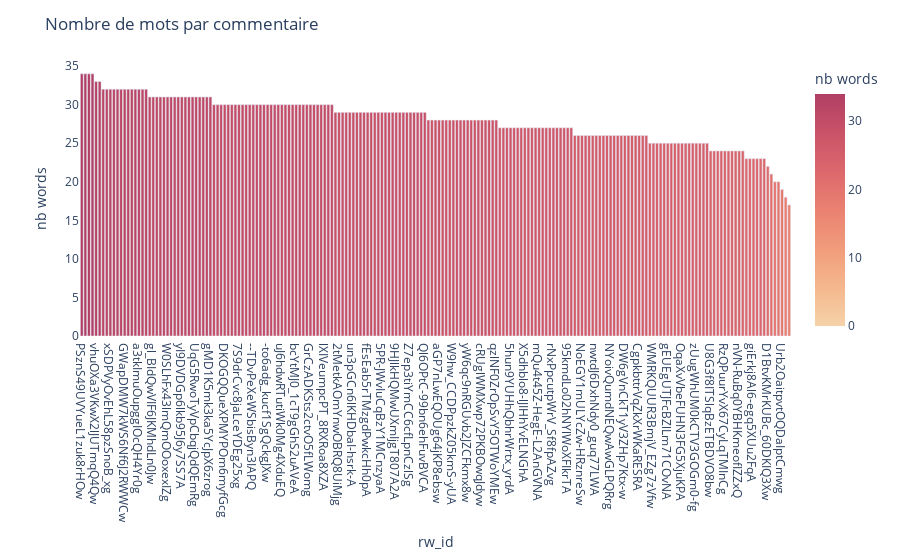

The code cell stored with this chart in its notebook:
### Code cell
graph = reviews.sort_values(by='nb_words', ascending=False)
pk.graph_intv_bar(graph, 'rw_id', 'nb_words', "rw_id", "nb words", 'redor', "Nombre de mots par commentaire")

### Figure 1 — Plotly figure (JSON) as saved in the notebook; plotly's stock layout.template omitted (floating-point values rounded to 4 significant figures; data arrays with more than 128 entries replaced by an {"elided": "..."} marker saying what was removed)
{"data": [{"alignmentgroup": "True", "hovertemplate": "rw_id=%{x}<br>nb words=%{marker.color}<extra></extra>", "legendgroup": "", "marker": {"color": {"elided": "200 int values"}, "coloraxis": "coloraxis", "pattern": {"shape": ""}}, "name": "", "offsetgroup": "", "orientation": "v", "showlegend": false, "textposition": "auto", "type": "bar", "x": {"elided": "200 str values"}, "xaxis": "x", "y": {"elided": "200 int values"}, "yaxis": "y"}], "layout": {"barmode": "relative", "coloraxis": {"colorbar": {"title": {"text": "nb words"}}, "colorscale": [[0, "rgb(246, 210, 169)"], [0.1667, "rgb(245, 183, 142)"], [0.3333, "rgb(241, 156, 124)"], [0.5, "rgb(234, 129, 113)"], [0.6667, "rgb(221, 104, 108)"], [0.8333, "rgb(202, 82, 104)"], [1, "rgb(177, 63, 100)"]]}, "legend": {"tracegroupgap": 0}, "margin": {"t": 60}, "plot_bgcolor": "rgba(0, 0, 0, 0)", "title": {"text": "Nombre de mots par commentaire"}, "xaxis": {"anchor": "y", "domain": [0, 1], "title": {"text": "rw_id"}}, "yaxis": {"anchor": "x", "domain": [0, 1], "title": {"text": "nb words"}}}}
